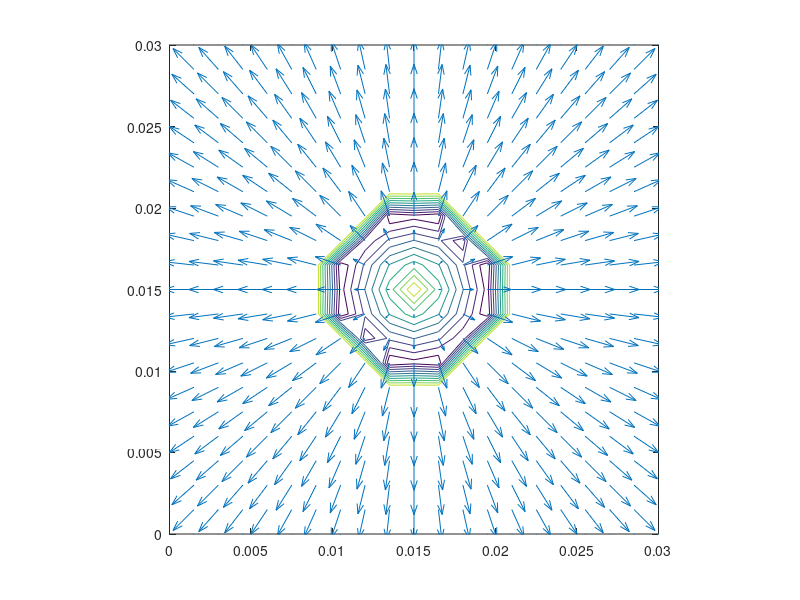
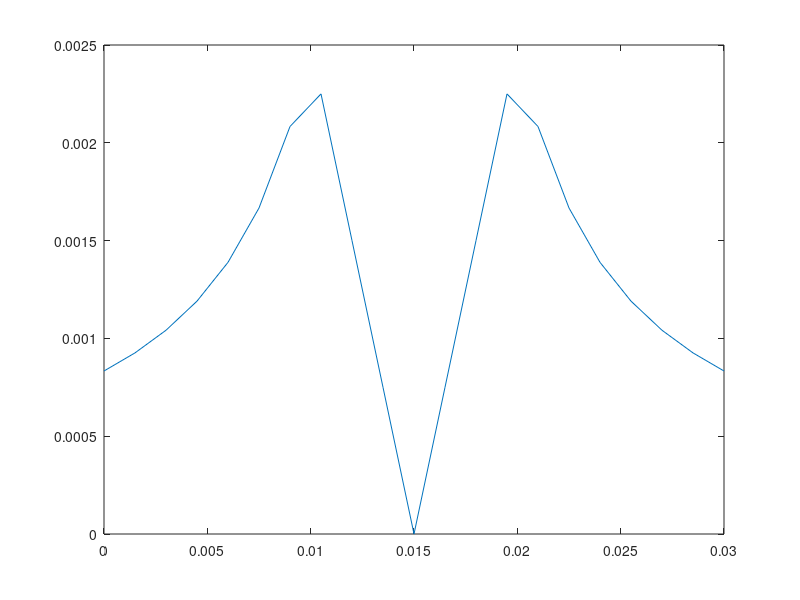
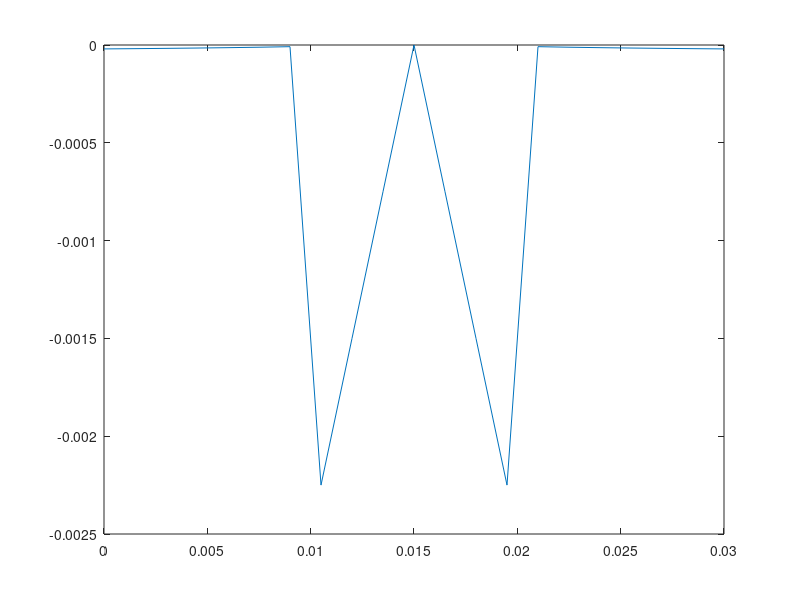

Write MATLAB code to recreate these figures, in order.
close all; clear; clc;

%% define parameters

eps0 = 8.85e-12; % vacuum permittivity
Lx = 3e-2; % Lx = 3cm
Ly = 3e-2; % Ly = 3cm

R = Lx/6;  % radius of the cylinder
ro_0 = 8.85e-12;  % charge density in the cylinder


nx = 20;  % number of points 
ny = 20;


% discretization domain

x = linspace(0,Lx,nx+1);
y = linspace(0,Ly,ny+1);

[X, Y] = meshgrid(x,y);

%% Compute the electric field and electric potential

x0 = Lx/2; y0 = Ly/2; % center of the cylinder 

r  = sqrt((X-x0).^2+(Y-y0).^2);
E1 = ro_0 / (2*eps0) * r;       % r < R
E2 = ro_0*R^2/(2*eps0) ./ r;    % r > R

Phi1 = -ro_0/(4*eps0) * r.*2;   % r < R
Phi2 = -ro_0/(4*eps0) * R^2 * (1-2*log(R./r)); % r > R 

[idxX, idxY] = find( sqrt( (X-Lx/2).^2 + (Y-Ly/2).^2 ) > R );


E = E1;
Phi = Phi1;

for i = 1:length(idxX) 
    E(idxX(i), idxY(i)) = E2(idxX(i), idxY(i));
    Phi(idxX(i), idxY(i)) = Phi2(idxX(i), idxY(i));
end


Ex = E.* (X-x0)/R;   % ???
Ey = E.* (Y-y0)/R;   % ???




%%

figure(1)
clf
contour(X,Y,Phi)
hold on
quiver(X,Y,Ex,Ey)
axis equal

figure(2)
clf
plot(x,E(find(y==Ly/2),:))

figure(3)
clf
plot(x,Phi(find(y==Ly/2),:))





























